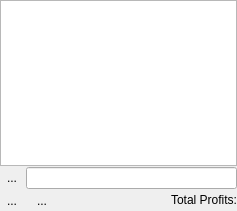
<?xml version="1.0" encoding="UTF-8"?>
<ui version="4.0">
 <class>KInstitutionsView</class>
 <widget class="QWidget" name="KInstitutionsView">
  <property name="geometry">
   <rect>
    <x>0</x>
    <y>0</y>
    <width>237</width>
    <height>211</height>
   </rect>
  </property>
  <layout class="QVBoxLayout" name="verticalLayout">
   <property name="spacing">
    <number>0</number>
   </property>
   <property name="leftMargin">
    <number>0</number>
   </property>
   <property name="topMargin">
    <number>0</number>
   </property>
   <property name="rightMargin">
    <number>0</number>
   </property>
   <property name="bottomMargin">
    <number>0</number>
   </property>
   <item>
    <widget class="KMyMoneyAccountTreeView" name="m_accountTree"/>
   </item>
   <item>
    <widget class="QWidget" name="m_filterContainer" native="true">
     <layout class="QHBoxLayout" name="horizontalLayout">
      <property name="spacing">
       <number>2</number>
      </property>
      <property name="leftMargin">
       <number>0</number>
      </property>
      <property name="topMargin">
       <number>1</number>
      </property>
      <property name="rightMargin">
       <number>0</number>
      </property>
      <property name="bottomMargin">
       <number>1</number>
      </property>
      <item>
       <widget class="QToolButton" name="m_closeButton">
        <property name="text">
         <string>...</string>
        </property>
        <property name="autoRaise">
         <bool>true</bool>
        </property>
       </widget>
      </item>
      <item>
       <widget class="QLineEdit" name="m_searchWidget"/>
      </item>
     </layout>
    </widget>
   </item>
   <item>
    <layout class="QHBoxLayout" name="h1">
     <item>
      <widget class="QToolButton" name="m_collapseButton">
       <property name="text">
        <string>...</string>
       </property>
       <property name="autoRaise">
        <bool>true</bool>
       </property>
      </widget>
     </item>
     <item>
      <widget class="QToolButton" name="m_expandButton">
       <property name="text">
        <string>...</string>
       </property>
       <property name="autoRaise">
        <bool>true</bool>
       </property>
      </widget>
     </item>
     <item>
      <spacer name="Spacer1_2">
       <property name="orientation">
        <enum>Qt::Horizontal</enum>
       </property>
       <property name="sizeType">
        <enum>QSizePolicy::Expanding</enum>
       </property>
       <property name="sizeHint" stdset="0">
        <size>
         <width>20</width>
         <height>20</height>
        </size>
       </property>
      </spacer>
     </item>
     <item>
      <widget class="QLabel" name="m_totalProfitsLabel">
       <property name="minimumSize">
        <size>
         <width>150</width>
         <height>0</height>
        </size>
       </property>
       <property name="text">
        <string>Total Profits:</string>
       </property>
       <property name="textFormat">
        <enum>Qt::RichText</enum>
       </property>
       <property name="alignment">
        <set>Qt::AlignRight|Qt::AlignTrailing|Qt::AlignVCenter</set>
       </property>
       <property name="wordWrap">
        <bool>false</bool>
       </property>
      </widget>
     </item>
    </layout>
   </item>
  </layout>
 </widget>
 <layoutdefault spacing="6" margin="11"/>
 <customwidgets>
  <customwidget>
   <class>KMyMoneyAccountTreeView</class>
   <extends>QTreeView</extends>
   <header>kmymoneyaccounttreeview.h</header>
  </customwidget>
 </customwidgets>
 <resources/>
 <connections>
  <connection>
   <sender>m_expandButton</sender>
   <signal>clicked()</signal>
   <receiver>m_accountTree</receiver>
   <slot>expandAll()</slot>
   <hints>
    <hint type="sourcelabel">
     <x>46</x>
     <y>191</y>
    </hint>
    <hint type="destinationlabel">
     <x>58</x>
     <y>89</y>
    </hint>
   </hints>
  </connection>
  <connection>
   <sender>m_collapseButton</sender>
   <signal>clicked()</signal>
   <receiver>m_accountTree</receiver>
   <slot>collapseAll()</slot>
   <hints>
    <hint type="sourcelabel">
     <x>17</x>
     <y>187</y>
    </hint>
    <hint type="destinationlabel">
     <x>17</x>
     <y>105</y>
    </hint>
   </hints>
  </connection>
 </connections>
</ui>
